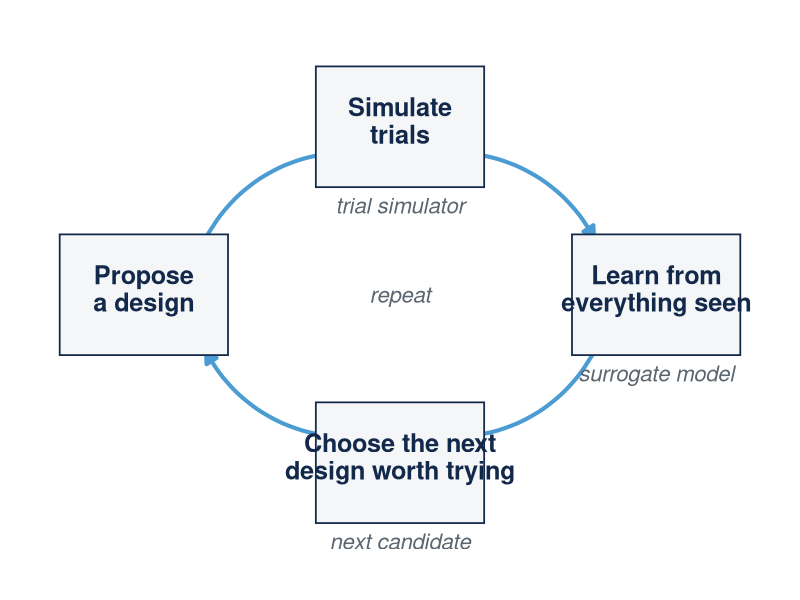

Recreate this plot in R.
# Plain-English BATON loop for the main deck (technical loop fig_D lives in backup).
# Four-node cycle, house palette, minimal words.
library(ggplot2)
navy <- "#13294B"; car <- "#4B9CD3"; graph <- "#5B6670"; fog <- "#F4F6F8"

nodes <- data.frame(
  x = c(1.5, 5.0, 8.5, 5.0), y = c(3.0, 4.6, 3.0, 1.4),
  main = c("Propose\na design", "Simulate\ntrials", "Learn from\neverything seen", "Choose the next\ndesign worth trying"),
  sub  = c("", "trial simulator", "surrogate model", "next candidate"))

arrow_df <- data.frame(
  x    = c(2.35, 5.95, 7.65, 4.05),
  y    = c(3.55, 4.35, 2.45, 1.65),
  xend = c(4.05, 7.65, 5.95, 2.35),
  yend = c(4.35, 3.55, 1.65, 2.45))

p <- ggplot() +
  geom_curve(data = arrow_df, aes(x = x, y = y, xend = xend, yend = yend),
             curvature = -0.25, colour = car, linewidth = 1.4,
             arrow = arrow(length = unit(0.3, "cm"), type = "closed")) +
  geom_tile(data = nodes, aes(x, y), width = 2.3, height = 1.15,
            fill = fog, colour = navy, linewidth = 0.6) +
  geom_text(data = nodes, aes(x, y + 0.06, label = main), size = 6.4,
            fontface = "bold", colour = navy, lineheight = 0.9) +
  geom_text(data = subset(nodes, sub != ""), aes(x, y - 0.75, label = sub),
            size = 5.6, colour = graph, fontface = "italic") +
  annotate("text", x = 5.0, y = 3.0, label = "repeat", size = 5.6,
           colour = graph, fontface = "italic") +
  xlim(0.1, 9.9) + ylim(0.4, 5.5) + theme_void() +
  theme(plot.margin = margin(4, 4, 4, 4))
ggsave("images/fig_loop_plain.png", p, width = 9.6, height = 4.6, dpi = 300, bg = "white")
cat("loop written\n")
